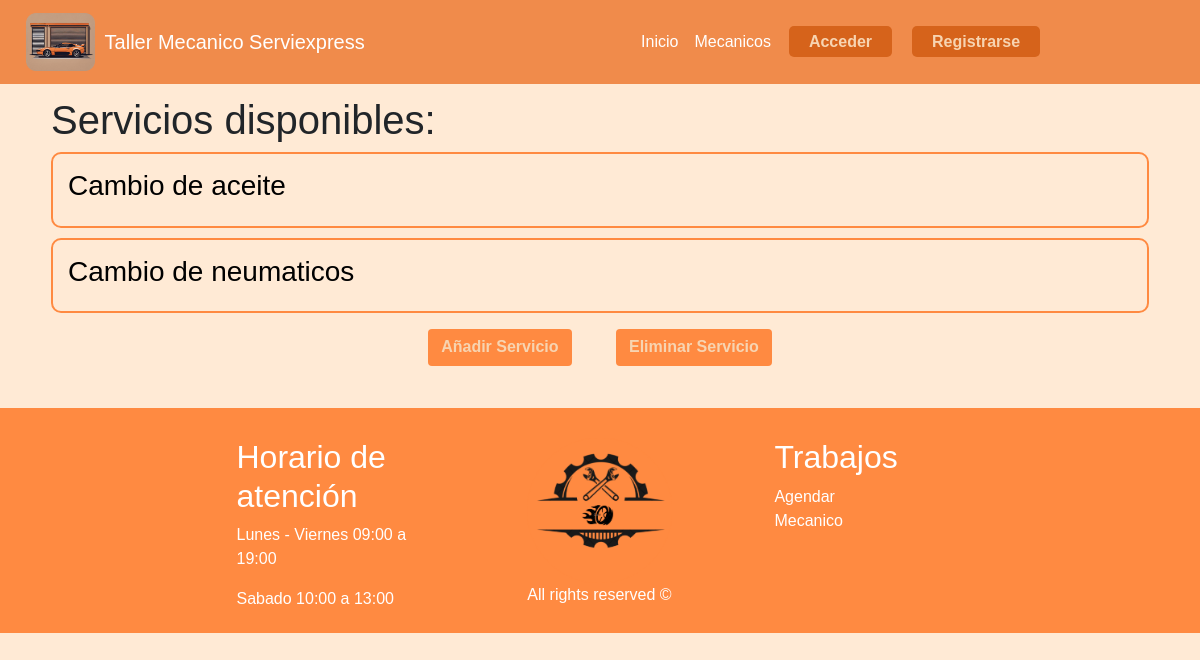
Before: /servicios with the older database file.
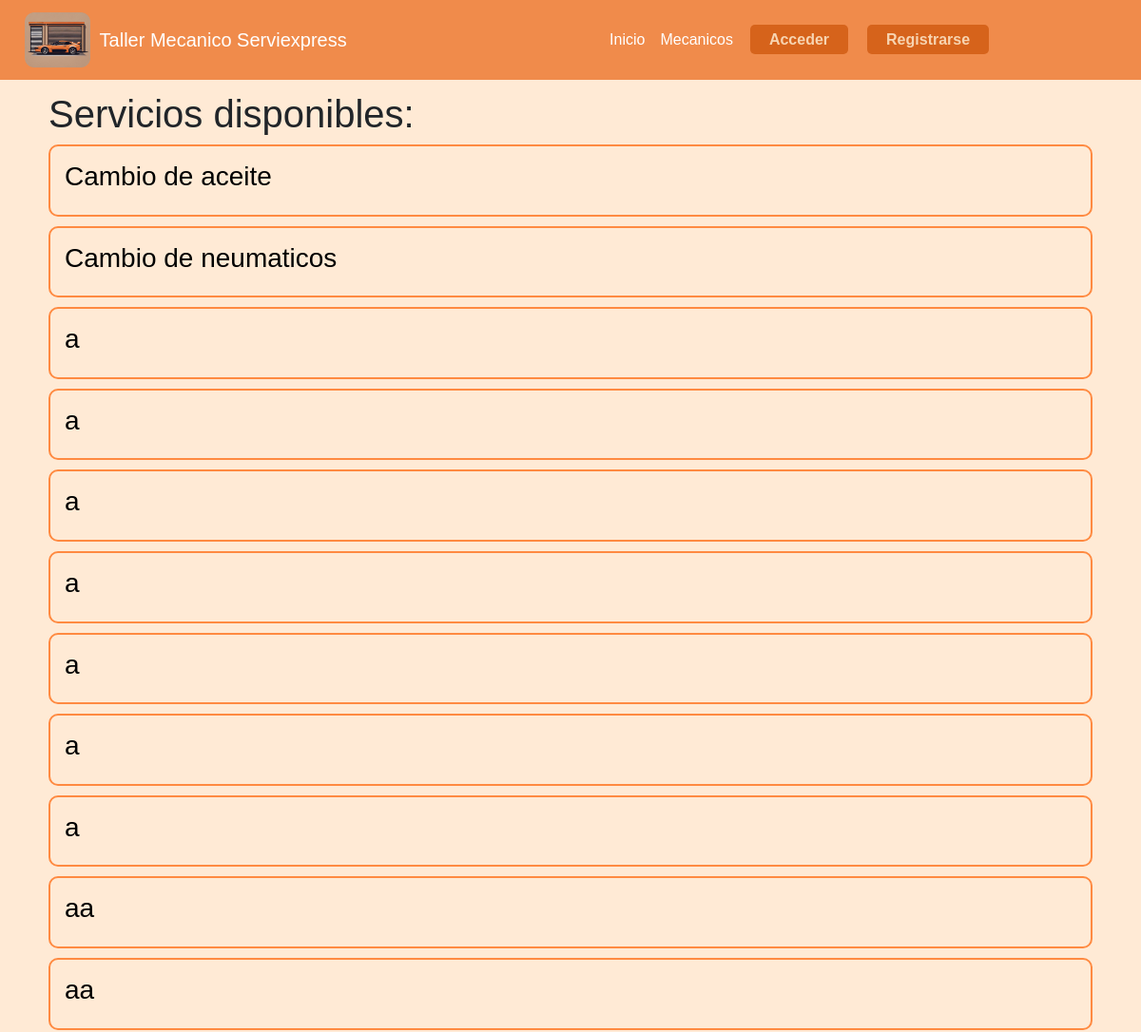
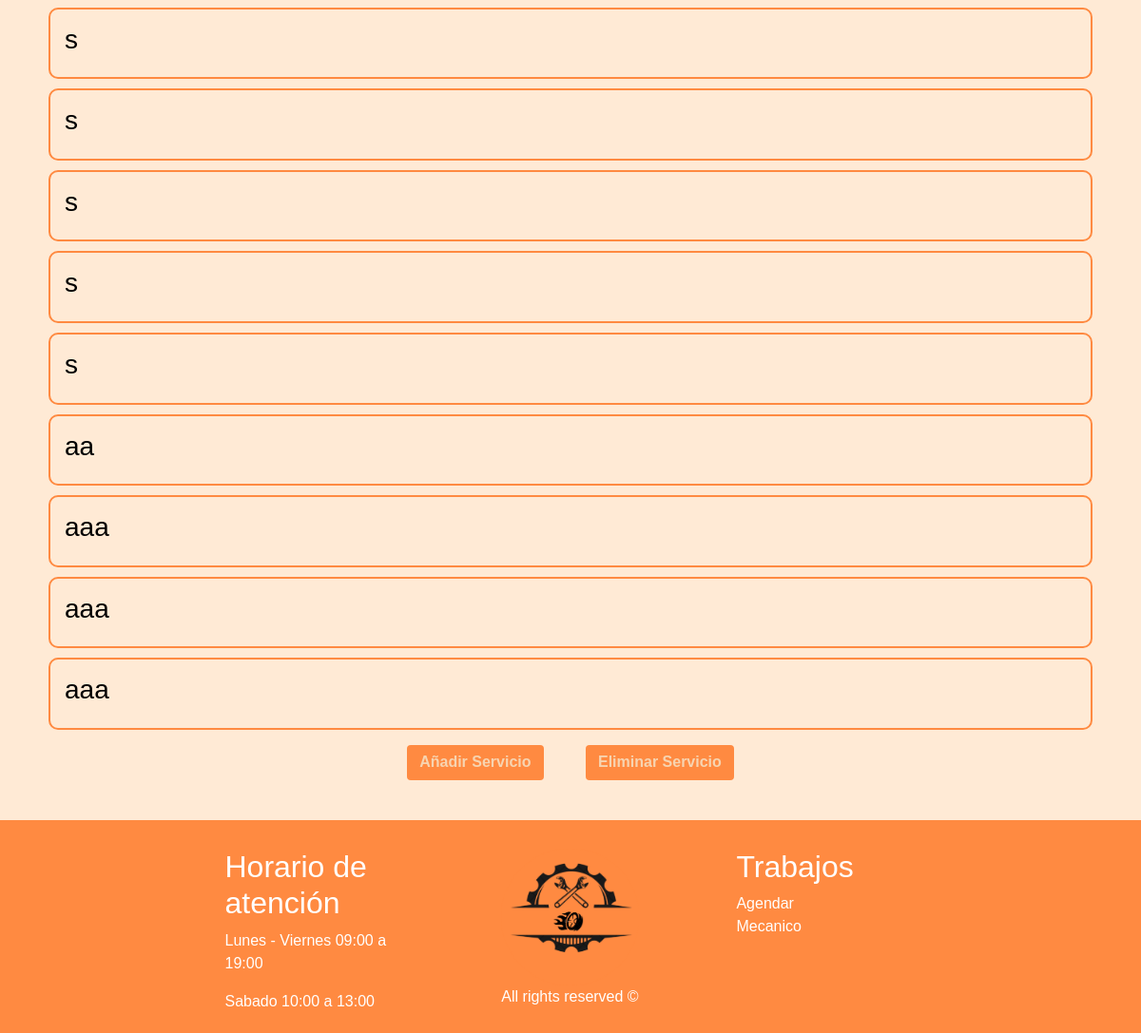
After: the same page with the newer database file (2 pictures, top to bottom).
### taller/models.py (models this page shows, shortened)
class Servicio(models.Model):
    id_serv = models.AutoField(primary_key=True)
    tipo_serv = models.CharField(max_length=50)
    desc_serv = models.TextField(max_length=400)
    costo_serv = models.IntegerField()

### taller/views.py (the view)
# urls.py: path('servicios', views.servicios, name='servicios'),
def servicios(request):
    servicios = Servicio.objects.all()
    return render(request, "servicios.html", {"servicios": servicios})

### taller/templates/servicios.html
{% extends 'hnf.html' %}
{% load static %}
{% block content %}
<head>
  <link rel="stylesheet" href="{% static 'css/crud.css' %}" />
</head>
<div class="container">
  <h1> Servicios disponibles: </h1>
  <ul style="list-style: none;">
    {% for servicio in servicios %}
    <li id="listar">
      <a href="{% url 'update_servicio' servicio.id_serv %}">
        <h3>{{ servicio.tipo_serv }}</h3>
      </a>
    </li>
    {% endfor %}
  </ul>
  <ul class="buttons">
    <li>
      <a class="btn" href="/create/servicio"><b>Añadir Servicio</b></a>
    </li>
    <li>
      <a class="btn" href="#"><b>Eliminar Servicio</b></a>
    </li>
  </ul>
</div>
{% endblock %}

Changed rows visible on the page:
added Servicio: tipo_serv "a"
added Servicio: tipo_serv "a"
added Servicio: tipo_serv "a"
added Servicio: tipo_serv "a"
added Servicio: tipo_serv "a"
added Servicio: tipo_serv "a"
added Servicio: tipo_serv "a"
added Servicio: tipo_serv "aa"
added Servicio: tipo_serv "aa"
added Servicio: tipo_serv "s"
added Servicio: tipo_serv "s"
added Servicio: tipo_serv "s"
added Servicio: tipo_serv "s"
added Servicio: tipo_serv "s"
added Servicio: tipo_serv "aa"
added Servicio: tipo_serv "aaa"
added Servicio: tipo_serv "aaa"
added Servicio: tipo_serv "aaa"
